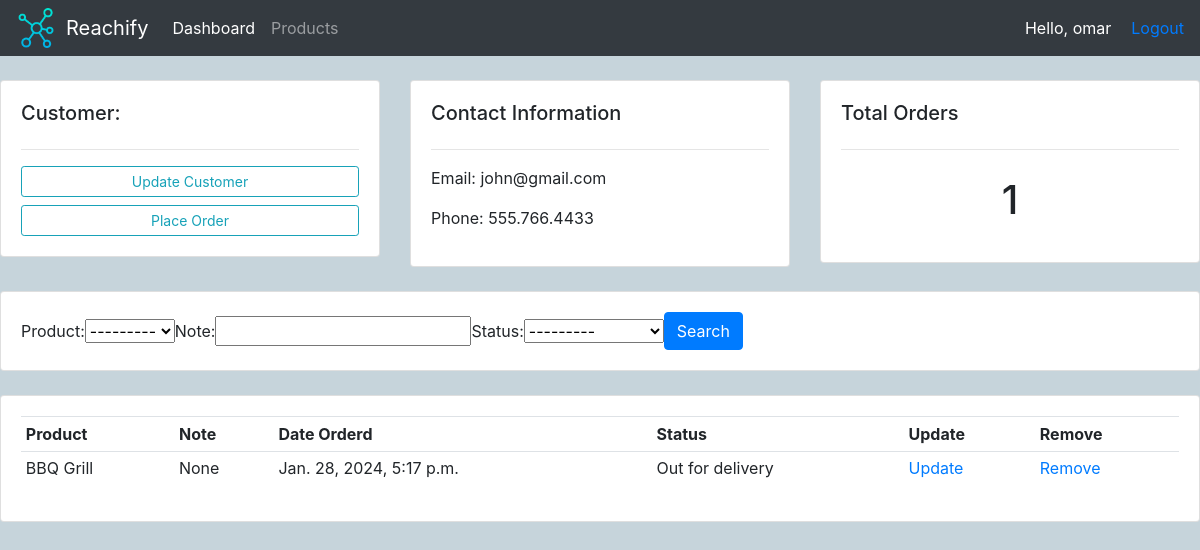
/customer/1/ (signed in), run on an earlier commit of the app's database.
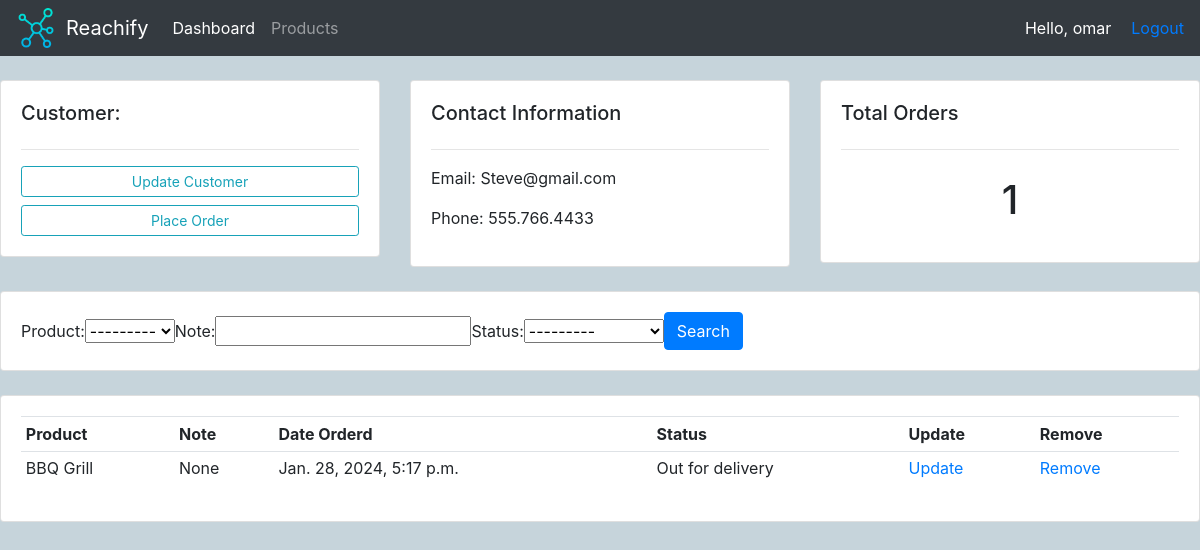
And on a later commit of the database.
### accounts/models.py (models this page shows, shortened)
class Customer(models.Model):
    user = models.OneToOneField(User, null=True, on_delete=models.CASCADE)
    name = models.CharField(max_length=200, null=True)
    phone = models.CharField(max_length=200, null=True)
    email = models.CharField(max_length=200, null=True)
    profile_pic = models.ImageField(default='defaultProfile.png',null=True, blank=True)
    data_created = models.DateTimeField(auto_now_add=True, null=True) # Allows us to create the date and time when an instance of this class is created in the database.

class Order(models.Model):
    STATUS = (
        ('Pending', 'Pending'),
        ('Out for delivery', 'Out for delivery'),
        ('Delivered','Delivered')
    )
    customer = models.ForeignKey(Customer, null = True, on_delete=models.CASCADE) # One-to-many to product
    product = models.ForeignKey(Product, null = True, on_delete=models.CASCADE)
    data_created = models.DateTimeField(auto_now_add=True, null=True)
    status = models.CharField(max_length=200, null=True, choices = STATUS)
    note = models.CharField(max_length=1000, null=True)

class Product(models.Model):
    CATEGORY = (
        ('Indoor', 'Indoor'),
        ('Outdoor', 'Outdoor'),
    )
    name = models.CharField(max_length=200, null=True)
    price = models.FloatField(null=True)
    category = models.CharField(max_length=200, null=True, choices = CATEGORY)
    description = models.CharField(max_length=200, null=True)
    data_created = models.DateTimeField(auto_now_add=True, null=True)
    tags = models.ManyToManyField(Tag)
    def __str__(self):
        return self.name

### accounts/decorators.py (the view)
        def wrapper_func(request, *args, **kwargs):
            group = None
            if request.user.groups.exists():
                group = request.user.groups.all()[0].name
            if group in allowed_roles:
                return view_func(request, *args, **kwargs)
            else:
                return HttpResponse('You are not authorized to view this page')

### accounts/views.py (called while the page is built)
@login_required(login_url='login')
@allowed_users(allowed_roles=['admin'])
def customer(request, pk):
    customer = Customer.objects.get(id=pk)
    orders = customer.order_set.all()
    customer_orders_count = orders.count()
    myFilter = OrderFilter(request.GET, queryset=orders)
    orders = myFilter.qs
    context = {'customer':customer, 'orders':orders, 'customer_orders_count':customer_orders_count, 'myFilter':myFilter}
    return render(request,'customer.html', context)

### accounts/templates/customer.html
{% extends "main.html" %}
{% block content%}
{% include "navbar.html" %}
<br>
<div class="row">
    <div class="col-md">
        <div class="card card-body">
            <h5>Customer:</h5>
            <hr>
            <a class="btn btn-outline-info  btn-sm btn-block" href="">Update Customer</a>
            <a class="btn btn-outline-info  btn-sm btn-block" href="{% url 'create_order' customer.id %}">Place Order</a>
        </div>
    </div>
    <div class="col-md">
        <div class="card card-body">
            <h5>Contact Information</h5>
            <hr>
            <p>Email: {{customer.email}} </p>
            <p>Phone: {{customer.phone}} </p>
        </div>
    </div>
    <div class="col-md">
        <div class="card card-body">
            <h5>Total Orders</h5>
            <hr>
            <h1 style="text-align: center;padding: 10px">{{customer_orders_count}}</h1>
        </div>
    </div>
</div>
<br>
<div class="row">
    <div class="col">
        <div class="card card-body">
            <form method="get" class="form-inline">
                <div class="form-group">
                  Product:  {{ myFilter.form.product }}
                </div>
                <div class="form-group">
                  Note: {{ myFilter.form.note }}
                </div>
                <div class="form-group">
                  Status:  {{ myFilter.form.status }}
                </div>
                <button class="btn btn-primary" type="submit">Search</button>
            </form>
        </div>
    </div>
</div>
<br>
<div class="row">
    <div class="col-md">
        <div class="card card-body">
            <table class="table table-sm">
                <tr>
                    <th>Product</th>
                    <th>Note</th>
                    <th>Date Orderd</th>
                    <th>Status</th>
                    <th>Update</th>
                    <th>Remove</th>
                </tr>
                {% for order in orders %}
                    <tr>
                        <td>{{order.product}}</td>
                        <td>{{order.note}}</td>
                        <td>{{order.product.data_created}}</td>
                        <td>{{order.status}}</td>
                        <td><a href ="{% url 'update_order' order.id %}">Update</a></td>
                        <td><a href ="{% url 'delete_order' order.id %}">Remove</a></td>
                    </tr>
                {%endfor%}
            </table>
        </div>
    </div>
</div>
{%endblock%}

### accounts/templates/main.html (shortened to what this page needs)
{% load static %}
<!DOCTYPE html>
<html>
<head>
    <link rel="stylesheet" href="https://cdn.jsdelivr.net/npm/bootstrap@4.4.1/dist/css/bootstrap.min.css">
    <link rel="stylesheet" type="text/css" href="{% static '/css/main.css' %}">
</head>
<body>
    <main>
            {% block content%}
            {%endblock%}
    </main>
</body>
</html>

### accounts/templates/navbar.html (shortened to what this page needs)
{% load static %}
<nav class="navbar navbar-expand-lg navbar-dark bg-dark">
    <img style="padding-right: 10px;" src="{% static 'imgs/network.png' %}" width="30" height="30" class="d-inline-block align-top" alt="">
    <a class="navbar-brand" href="{% url 'home' %}">Reachify</a>
    <div class="collapse navbar-collapse ml-auto " id="navbarNav">
      <ul class="navbar-nav dropdown-menu-right">
        {% if request.user.is_staff %}
          <li class="nav-item active">
            <a class="nav-link" href="{% url 'home' %}">Dashboard</a>
          </li>
          <li class="nav-item">
            <a class="nav-link" href="{% url 'products' %}">Products</a>
          </li>
        {% else %}
        <li class="nav-item">
          <a class="nav-link" href="{% url 'account_settings' %}">Settings</a>
        </li>
        {% endif %}
      </ul>
    </div>
    <span style="color: white; margin-right: 10px;">Hello, {{request.user}}</span>
    <span style="margin-left: 10px;"><a href="{% url 'logout' %}">Logout</a></span>
  </nav>

### static/css/main.css (style rules this page uses)
body { background-color:rgb(198, 212, 219) ; }
img { height: 40px; width: auto; }

What changed in the data, as far as the page shows it:
changed Customer: email "john@gmail.com" → "Steve@gmail.com"
